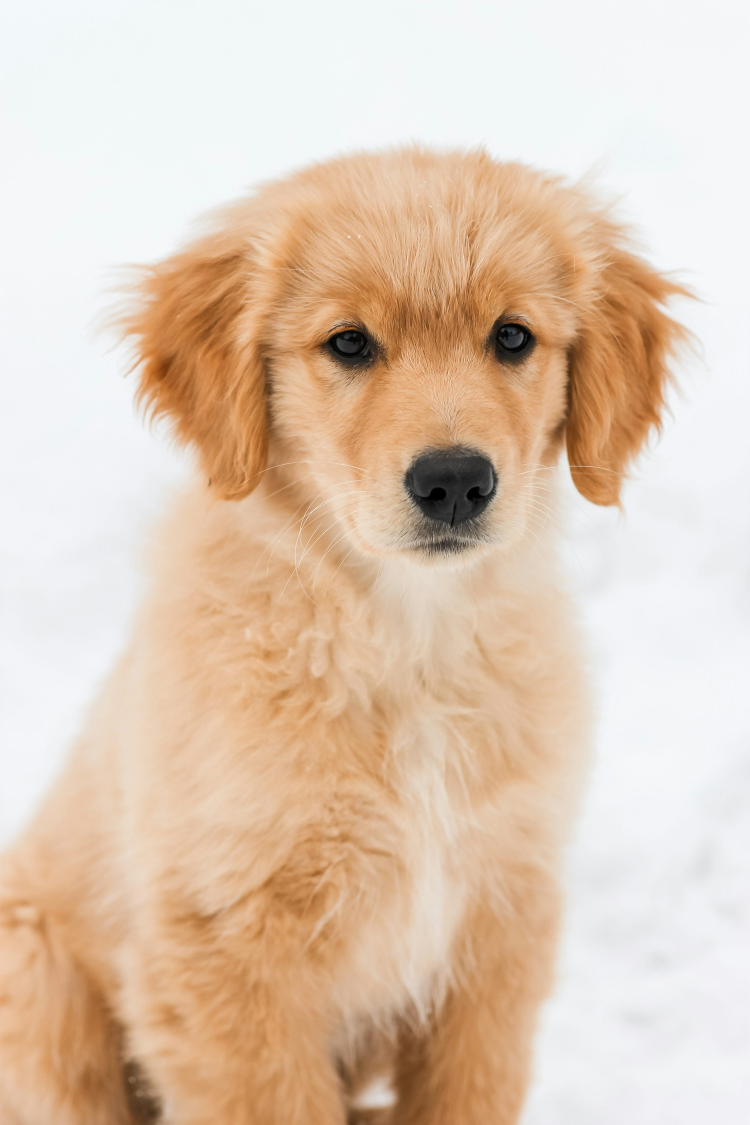
#> input picture golden.jpg, 3000 x 4500 px (shown at 1/4 size)
$ python '2.5.6 lectura imagenes.py'
#> lines starting #> are read from the running program, lines starting #| are printed output that depends on the picture
import numpy as np
from skimage import io
import matplotlib.pyplot as plt

photo = io.imread("golden.jpg")
#> photo is the input picture: shape (4500, 3000, 3); mean R, G, B 223.6, 201.1, 181.1
print(type(photo))
#| <class 'numpy.ndarray'>
print(photo.shape)
#| (4500, 3000, 3)

plt.imshow(photo)
plt.show()

plt.imshow(photo[::-1]) # [::-1] significa toma todo en esta dimencion pero alreves
plt.show()
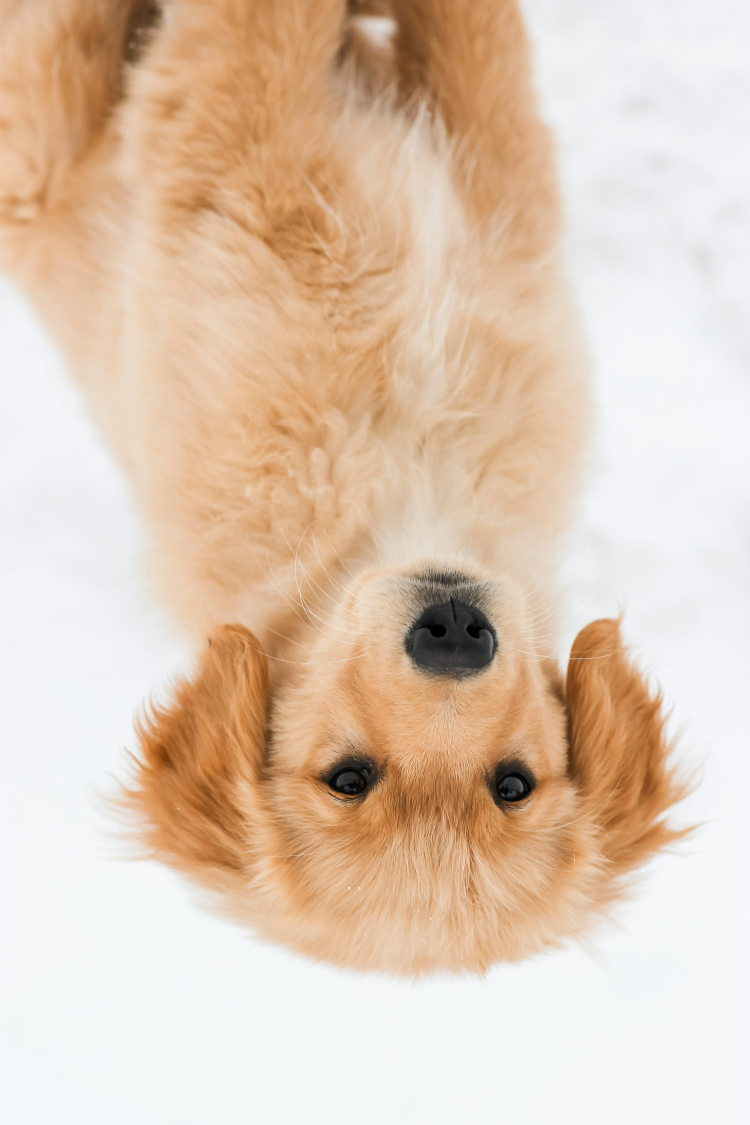
#> shown: shape (4500, 3000, 3) (shown at 1/4 size); mean R, G, B 223.6, 201.1, 181.1


plt.imshow(photo[:, ::-1]) #efecto espejo
plt.show()
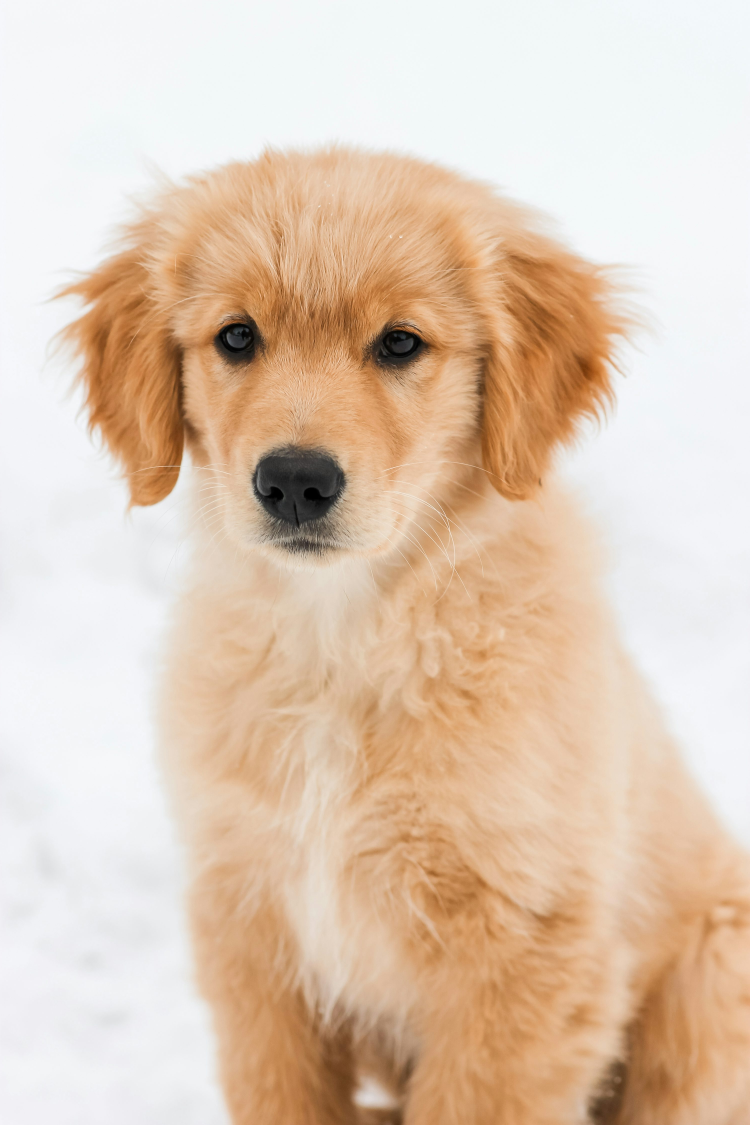
#> shown: shape (4500, 3000, 3) (shown at 1/4 size); mean R, G, B 223.6, 201.1, 181.1


plt.imshow(photo[:, :,::-1]) #significa cambiar de RGB a BGR
plt.show()
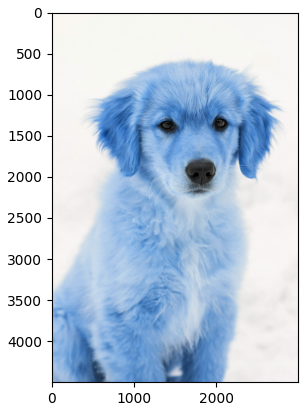
#> figure drawn by matplotlib, 1 panel; B, G, R data is drawn as R, G, B

plt.imshow(photo[0:534, 0:500]) # recortar
plt.show()
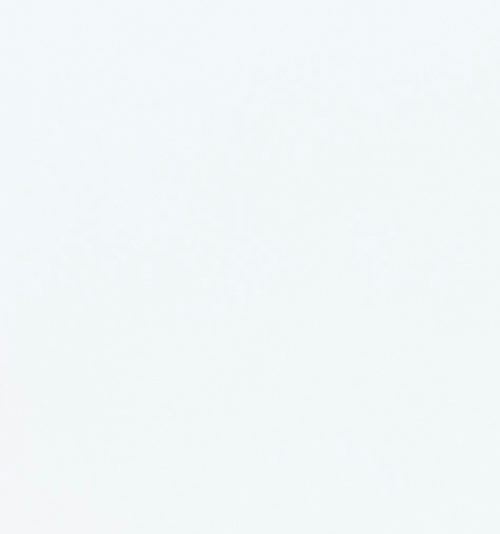
#> shown: shape (534, 500, 3); mean R, G, B 242, 247.5, 248.7

plt.imshow(photo[::2, ::2]) # reducir a la mitad
print(photo[::2, ::2].shape)
#| (2250, 1500, 3)
plt.show()


photo_sin = np.round(np.abs(np.sin(photo) ),0)*260
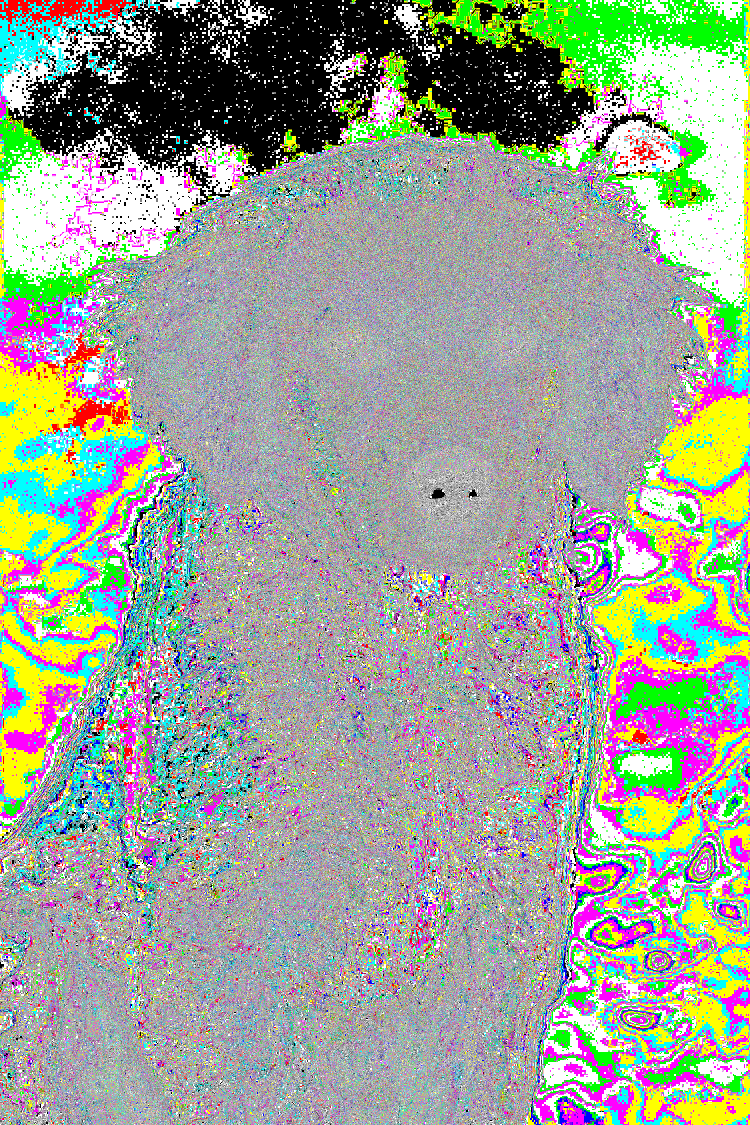
#> photo_sin: shape (4500, 3000, 3) float32 (shown at 1/4 size); mean R, G, B 157.4, 163.7, 151.2; drawn with min black and max white
print(photo_sin)
#> (printed output is left out)

photo_msk = np.where(photo> 100, 255, 0)
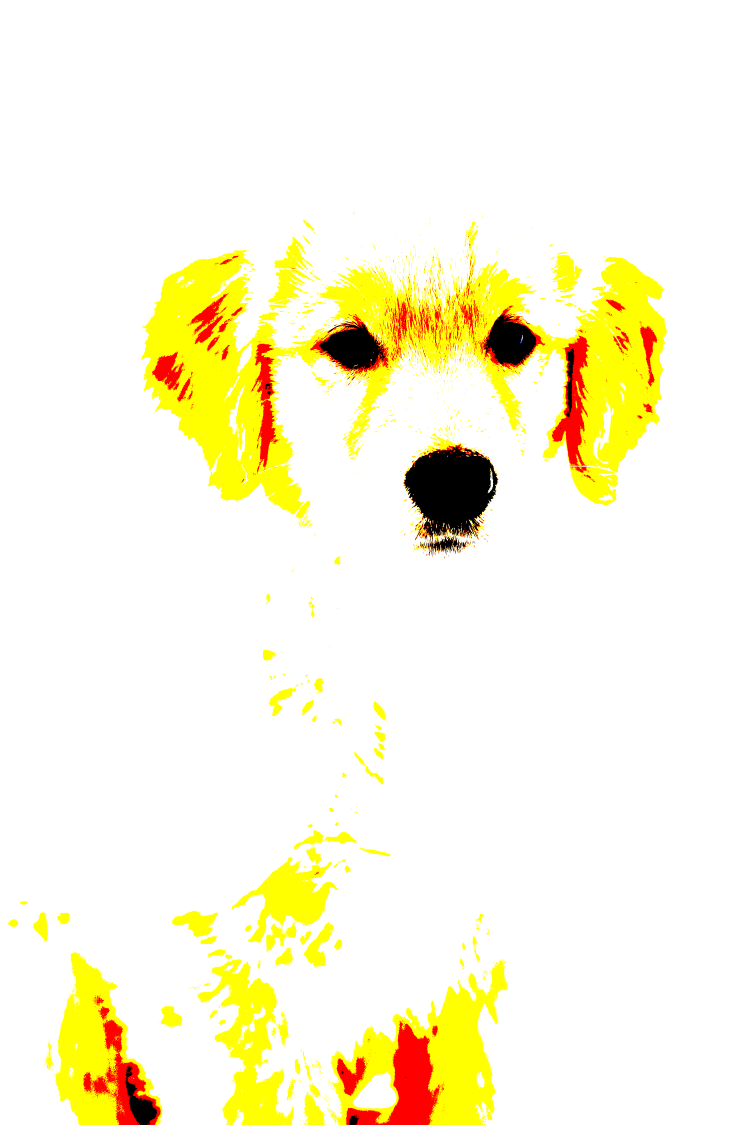
#> photo_msk: shape (4500, 3000, 3) int64 (shown at 1/4 size); mean R, G, B 251.8, 247.2, 221.1
plt.imshow(photo_msk)
plt.show()


plt.imshow(photo[:,:,2].T,cmap="jet")
plt.show()
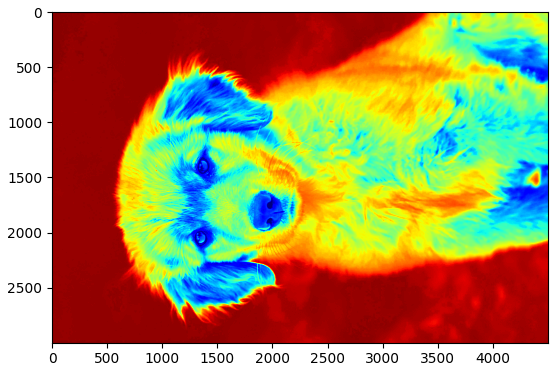
#> figure drawn by matplotlib, 1 panel
